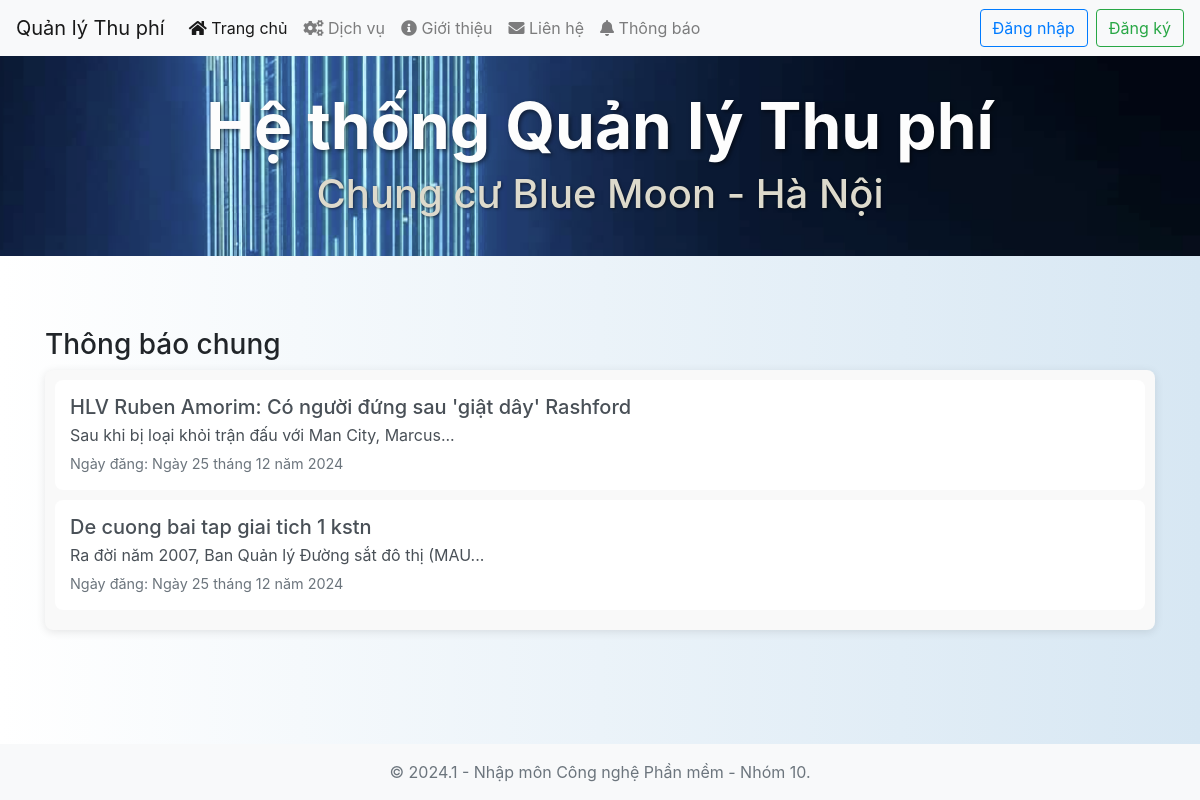
The page / on the database its author committed.
### nmcnpmapp/models.py (models this page shows, shortened)
class Article(models.Model):
    title = models.CharField(max_length=255,verbose_name="Tiêu đề")
    content = models.TextField(verbose_name="Nội dung")
    date = models.DateField(auto_now_add=True,verbose_name="Ngày đăng")
    class Meta:
        verbose_name = "Thông báo"
        verbose_name_plural = "Quản lý thông báo"

### nmcnpmapp/views.py (the view)
# urls.py: path('', views.homepage_view, name='homepage'),
def homepage_view(request):
    articles = Article.objects.order_by('date')
    return render(request, 'app/homepage.html', {'articles': articles})

### nmcnpmapp/templates/app/homepage.html (shortened to what this page needs)
<!DOCTYPE html>
<html lang="en">
    <head>
        {% load static %}
        <link rel="stylesheet" href="/static/css/msg.css">
        <link rel="stylesheet" href="{% static 'css/home.css' %}?v=8">
        <link rel="stylesheet" href="{% static 'css/newstyles.css' %}">
        <link rel="stylesheet" href="{% static 'css/responsive-tablet.css' %}">
        <link rel="stylesheet" href="{% static 'css/responsive-mobile.css' %}">
        <link rel="stylesheet" href="https://maxcdn.bootstrapcdn.com/bootstrap/4.5.2/css/bootstrap.min.css">
        <link rel="stylesheet" href="https://cdnjs.cloudflare.com/ajax/libs/toastr.js/latest/toastr.min.css">
        <link rel="stylesheet" href="https://cdnjs.cloudflare.com/ajax/libs/font-awesome/5.15.4/css/all.min.css" />
    </head>
<body>
    <nav class="navbar navbar-expand-lg navbar-light bg-light">
        <a class="navbar-brand" href="/">Quản lý Thu phí</a>
        <div class="collapse navbar-collapse" id="navbarNav">
            <ul class="navbar-nav mr-auto">
                <li class="nav-item active"><a class="nav-link" href="/"><i class="fas fa-home"></i> Trang chủ</a></li>
                <li class="nav-item"><a class="nav-link" href="/service"><i class="fas fa-cogs"></i> Dịch vụ</a></li>
                <li class="nav-item"><a class="nav-link" href="/about"><i class="fas fa-info-circle"></i> Giới thiệu</a></li>
                <li class="nav-item"><a class="nav-link" href="/contact"><i class="fas fa-envelope"></i> Liên hệ</a></li>
                <li class="nav-item"><a class="nav-link" href="/notification"><i class="fas fa-bell"></i> Thông báo</a></li>
            </ul>
            {% if user.is_authenticated %}
            <div class="navbar-nav ml-auto dropdown">
                <a class="nav-link dropdown-toggle" href="#" id="userDropdown" role="button" data-toggle="dropdown" aria-haspopup="true" aria-expanded="false">
                    Xin chào, {{ user.username }}
                </a>
                <div class="dropdown-menu dropdown-menu-right" aria-labelledby="userDropdown">
                    <a class="dropdown-item" href="/changepassword">Đổi mật khẩu</a>
                    <a class="dropdown-item" href="/logout">Đăng xuất</a>
                </div>
            </div>
            {% else %}
            <div class="navbar-nav ml-auto">
                <a class="btn btn-outline-primary mr-2" href="/login">Đăng nhập</a>
                <a class="btn btn-outline-success" href="/signup">Đăng ký</a>
            </div>
            {% endif %}
        </div>
    </nav>
    <header class="homepage-header">
        <div class="govuk-width-container">
            <div class="homepage-header__title-container">
                <h1 class="homepage-header__title">
                    Hệ thống Quản lý Thu phí
                </h1>
                <span class="homepage-header__intro">
                    Chung cư Blue Moon - Hà Nội
                </span>
            </div>
        </div>
    </header>
    <div class="container mt-4">
        <div class="row mt-5">
            <div class="col-md-12">
                <h3>Thông báo chung</h3>
                <div class="list-group">
                    {% for article in articles %}
                    <a href="#" class="list-group-item list-group-item-action" data-toggle="modal" data-target="#notificationModal{{ article.id }}">
                        <h5 class="mb-1">{{ article.title }}</h5>
                        <p class="mb-1">{{ article.content|slice:":50" }}...</p>
                        <small>Ngày đăng: {{ article.date }}</small>
                    </a>
                    {% empty %}
                    <p>Không có thông báo mới nào.</p>
                    {% endfor %}
                </div>
            </div>
        </div>
    </div>
    <footer class="footer mt-auto py-3">
        <div class="container text-center">
            <span class="text-muted">© 2024.1 - Nhập môn Công nghệ Phần mềm - Nhóm 10.</span>
        </div>
    </footer>
</body>
</html>

### nmcnpmapp/static/css/home.css (style rules this page uses)
body, html { height: 100%; margin: 0; display: flex; flex-direction: column; background: linear-gradient(to right, #ffffff, #d7e7f3); }
.footer { background-color: #f8f9fa; padding: 10px 0; }
.homepage-header { height: 200px; background: url('/static/img/building.png') no-repeat center center; background-size: cover; background-position: center center; color: white; display: flex; align-items: center; justify-content: center; text-align: center; position: relative; padding: 0 20px; z-index: 1; }
.homepage-header__title { font-size: 4rem; font-weight: bold; margin: 0; color: #fdfdfd; text-shadow: 2px 2px 4px rgba(0, 0, 0, 0.5); }
.homepage-header__intro { font-size: 2.5rem; font-weight: 500; margin-top: 5px; color: #dddacc; text-shadow: 1px 1px 3px rgba(0, 0, 0, 0.5); }

### nmcnpmapp/static/css/newstyles.css (style rules this page uses)
.navbar { background-color: #6c757d; }
.nav-item a { color: #ffffff; transition: background-color 0.3s, color 0.3s ease; }

### nmcnpmapp/templates/app/homepage.html (style rules this page uses)
.list-group { max-height: 400px; overflow-y: auto; padding: 10px; background-color: #f9f9f9; border-radius: 8px; box-shadow: 0 2px 10px rgba(0, 0, 0, 0.1); margin-bottom: 30px; }
.list-group-item { border: none; padding: 15px; border-radius: 8px; background-color: #fff; margin-bottom: 10px; transition: transform 0.3s ease-in-out; }
.list-group-item small { color: #6c757d; font-size: 0.9rem; }

### rows shown on the page
Article: title "De cuong bai tap giai tich 1 kstn", content "Ra đời năm 2007, Ban Quản lý Đường sắt đô thị (MAU", date "Ngày 25 tháng 12 năm 2024"
Article: title "HLV Ruben Amorim: Có người đứng sau 'giật dây' Rashford", content "Sau khi bị loại khỏi trận đấu với Man City, Marcus", date "Ngày 25 tháng 12 năm 2024"
